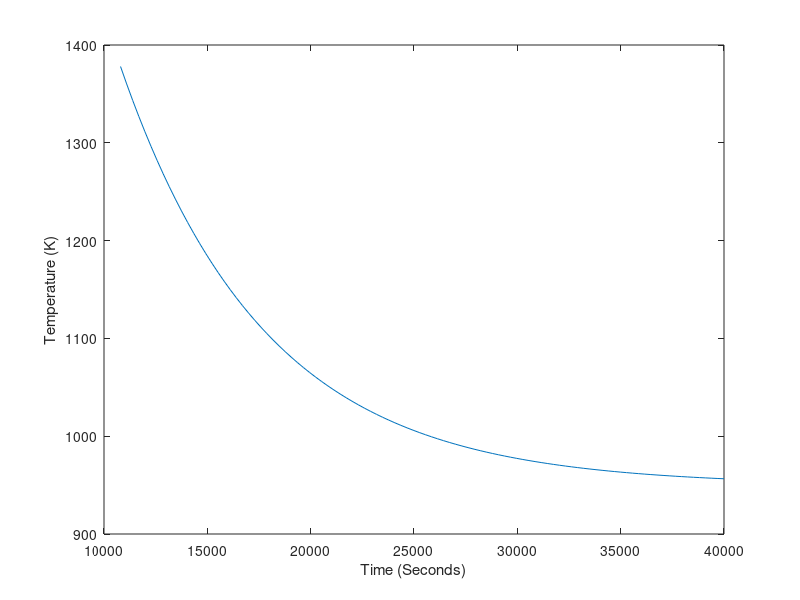

Reproduce this figure in MATLAB.
figure
t=linspace(10800,40000)
T = 950+428.*exp((-1.435*10^-4).*(t-10800))
plot(t,T)
xlabel('Time (Seconds)')
ylabel('Temperature (K)')
